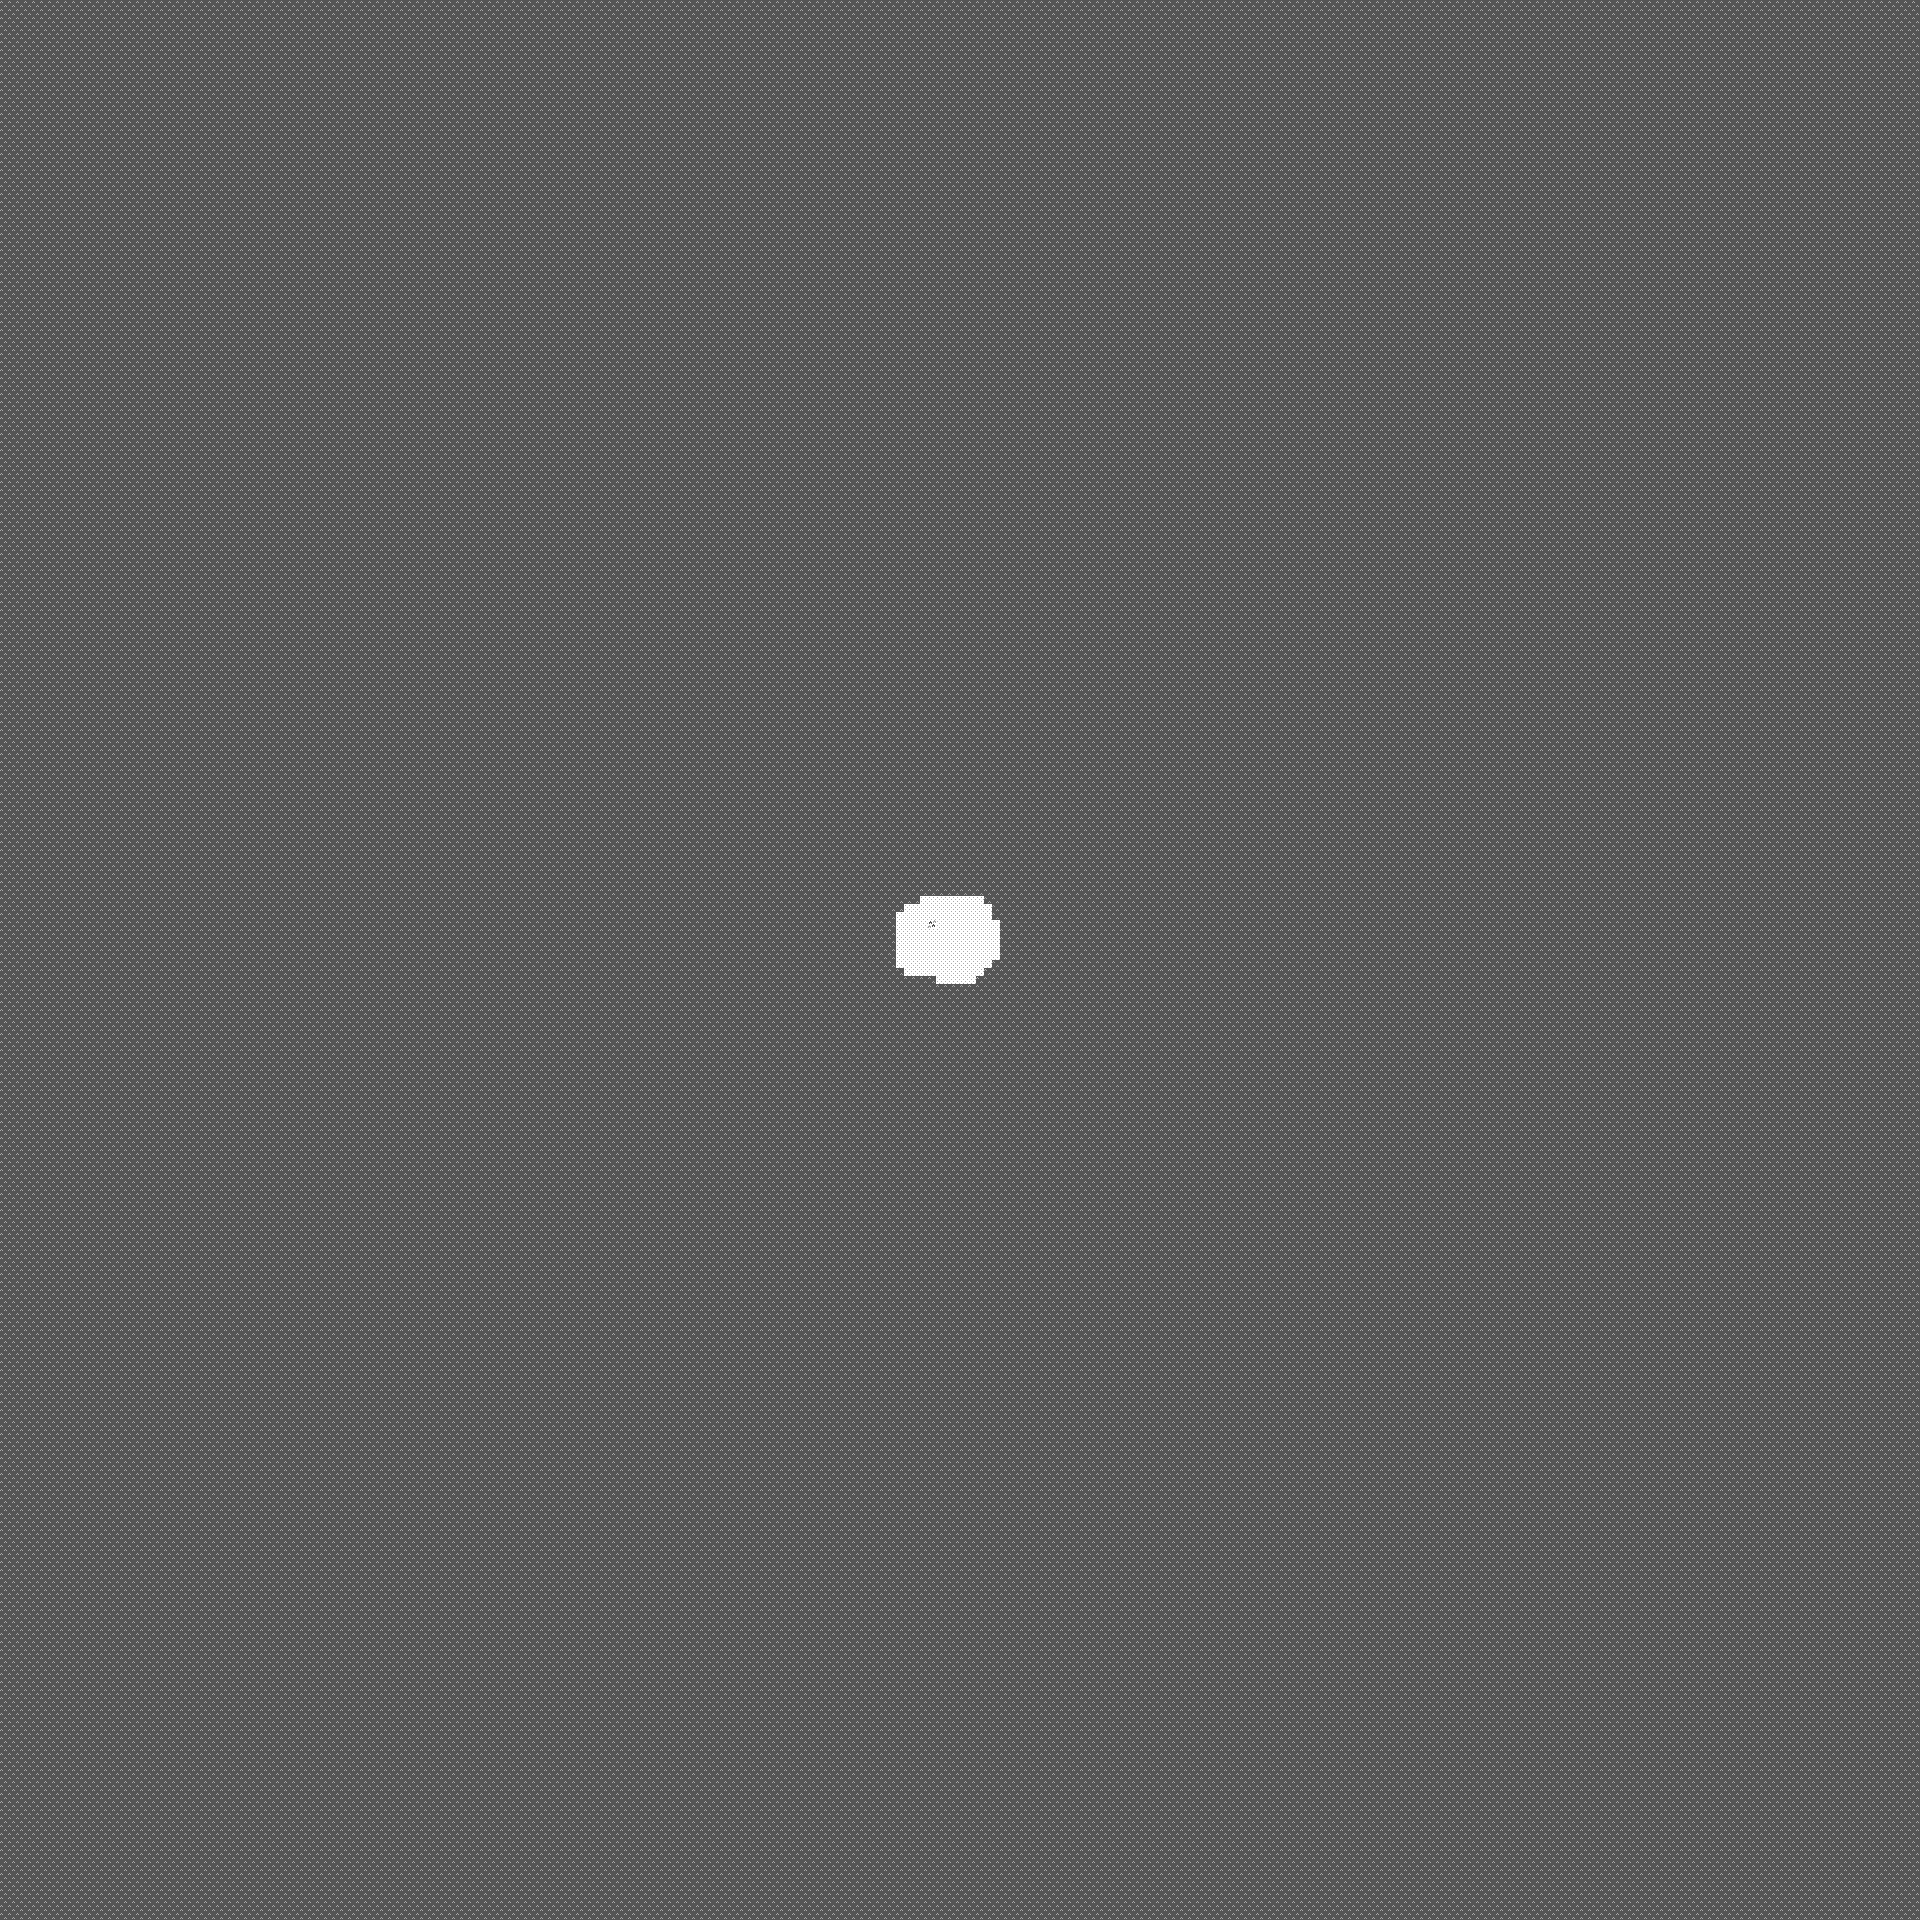

A level layout from a 2D game, rendered from its tile map. Below: a short description, then the map file with tile-grid data replaced by summaries:
An orthogonal 240x240 tile map with 8x8 px tiles, 1 tile layer (Terrain), 2 tilesets and 2 objects.

<map version="1.9" tiledversion="1.9.2" orientation="orthogonal" renderorder="right-down" width="240" height="240" tilewidth="8" tileheight="8" infinite="0" nextlayerid="3" nextobjectid="3">
 <properties>
  <property name="Name" value="World" />
 </properties>
 <tileset firstgid="1" source="Terrain.tsx" />
 <tileset firstgid="129" source="EventTypes.tsx" />
 <layer id="1" name="Terrain" width="240" height="240">
  <data>[57600 cells, 57600 non-empty, 3 distinct tile ids]</data>
 </layer>
 <objectgroup id="2" name="Events" opacity="0.49">
  <properties>
   <property name="DefaultTerrain" type="int" value="67" />
  </properties>
  <object id="1" gid="130" x="928" y="928" width="8" height="8">
   <properties>
    <property name="OnEnter" type="object" value="2" />
   </properties>
  </object>
  <object id="2" gid="132" x="913.5" y="919.25" width="8" height="8">
   <properties>
    <property name="ToMap" value="Quotidian" />
    <property name="ToX" type="int" value="14" />
    <property name="ToY" type="int" value="18" />
   </properties>
  </object>
 </objectgroup>
</map>
